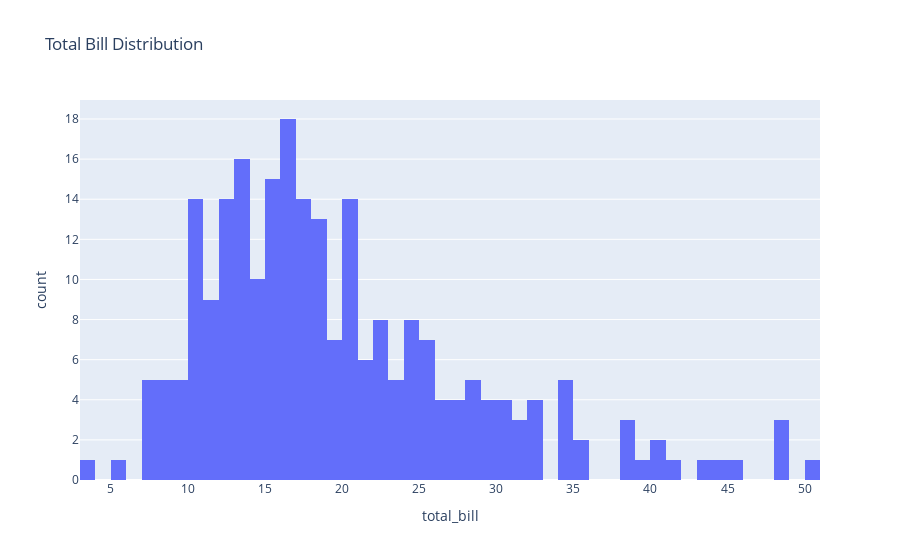

The cell this chart's notebook holds for it:
### Code cell
px.histogram(tips, x='total_bill',title='Total Bill Distribution',nbins=50)

### Figure 1 — Plotly figure (JSON) as saved in the notebook; plotly's stock layout.template omitted (floating-point values rounded to 4 significant figures; data arrays with more than 128 entries replaced by an {"elided": "..."} marker saying what was removed)
{"data": [{"bingroup": "x", "hovertemplate": "total_bill=%{x}<br>count=%{y}<extra></extra>", "legendgroup": "", "marker": {"color": "#636efa", "pattern": {"shape": ""}}, "name": "", "nbinsx": 50, "orientation": "v", "showlegend": false, "type": "histogram", "x": {"elided": "244 float values"}, "xaxis": "x", "yaxis": "y"}], "layout": {"barmode": "relative", "legend": {"tracegroupgap": 0}, "title": {"text": "Total Bill Distribution"}, "xaxis": {"anchor": "y", "domain": [0, 1], "title": {"text": "total_bill"}}, "yaxis": {"anchor": "x", "domain": [0, 1], "title": {"text": "count"}}}}
